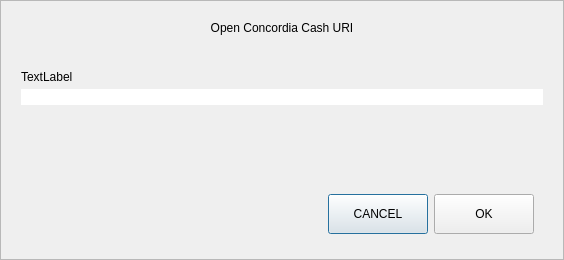
<?xml version="1.0" encoding="UTF-8"?>
<ui version="4.0">
 <class>OpenURIDialog</class>
 <widget class="QDialog" name="OpenURIDialog">
  <property name="geometry">
   <rect>
    <x>0</x>
    <y>0</y>
    <width>564</width>
    <height>260</height>
   </rect>
  </property>
  <property name="windowTitle">
   <string>Open URI</string>
  </property>
  <layout class="QVBoxLayout" name="verticalLayout">
   <property name="spacing">
    <number>0</number>
   </property>
   <property name="leftMargin">
    <number>0</number>
   </property>
   <property name="topMargin">
    <number>0</number>
   </property>
   <property name="rightMargin">
    <number>0</number>
   </property>
   <property name="bottomMargin">
    <number>0</number>
   </property>
   <item>
    <widget class="QFrame" name="frame">
     <property name="frameShape">
      <enum>QFrame::StyledPanel</enum>
     </property>
     <property name="frameShadow">
      <enum>QFrame::Raised</enum>
     </property>
     <layout class="QVBoxLayout" name="verticalLayout_2">
      <property name="spacing">
       <number>5</number>
      </property>
      <property name="leftMargin">
       <number>20</number>
      </property>
      <property name="topMargin">
       <number>20</number>
      </property>
      <property name="rightMargin">
       <number>20</number>
      </property>
      <property name="bottomMargin">
       <number>16</number>
      </property>
      <item>
       <widget class="QLabel" name="labelTitle">
        <property name="text">
         <string>Open Concordia Cash URI</string>
        </property>
        <property name="alignment">
         <set>Qt::AlignCenter</set>
        </property>
       </widget>
      </item>
      <item>
       <spacer name="verticalSpacer_2">
        <property name="orientation">
         <enum>Qt::Vertical</enum>
        </property>
        <property name="sizeType">
         <enum>QSizePolicy::Fixed</enum>
        </property>
        <property name="sizeHint" stdset="0">
         <size>
          <width>20</width>
          <height>30</height>
         </size>
        </property>
       </spacer>
      </item>
      <item>
       <widget class="QLabel" name="labelSubtitle">
        <property name="text">
         <string notr="true">TextLabel</string>
        </property>
       </widget>
      </item>
      <item>
       <layout class="QHBoxLayout" name="horizontalLayout">
        <property name="spacing">
         <number>0</number>
        </property>
        <item>
         <widget class="QValidatedLineEdit" name="uriEdit">
          <property name="styleSheet">
           <string notr="true">#uriEdit{
	border-top-right-radius:0px;
	border-bottom-right-radius:0px;
}</string>
          </property>
         </widget>
        </item>
       </layout>
      </item>
      <item>
       <spacer name="verticalSpacer">
        <property name="orientation">
         <enum>Qt::Vertical</enum>
        </property>
        <property name="sizeHint" stdset="0">
         <size>
          <width>20</width>
          <height>40</height>
         </size>
        </property>
       </spacer>
      </item>
      <item>
       <widget class="QWidget" name="widget" native="true">
        <property name="minimumSize">
         <size>
          <width>0</width>
          <height>50</height>
         </size>
        </property>
        <layout class="QHBoxLayout" name="horizontalLayout_2">
         <item>
          <spacer name="horizontalSpacer">
           <property name="orientation">
            <enum>Qt::Horizontal</enum>
           </property>
           <property name="sizeHint" stdset="0">
            <size>
             <width>289</width>
             <height>20</height>
            </size>
           </property>
          </spacer>
         </item>
         <item>
          <widget class="QPushButton" name="pushButtonCancel">
           <property name="minimumSize">
            <size>
             <width>100</width>
             <height>40</height>
            </size>
           </property>
           <property name="text">
            <string>CANCEL</string>
           </property>
          </widget>
         </item>
         <item>
          <widget class="QPushButton" name="pushButtonOK">
           <property name="minimumSize">
            <size>
             <width>100</width>
             <height>40</height>
            </size>
           </property>
           <property name="text">
            <string>OK</string>
           </property>
          </widget>
         </item>
        </layout>
       </widget>
      </item>
     </layout>
    </widget>
   </item>
  </layout>
 </widget>
 <customwidgets>
  <customwidget>
   <class>QValidatedLineEdit</class>
   <extends>QLineEdit</extends>
   <header>qvalidatedlineedit.h</header>
  </customwidget>
 </customwidgets>
 <resources/>
 <connections/>
</ui>
